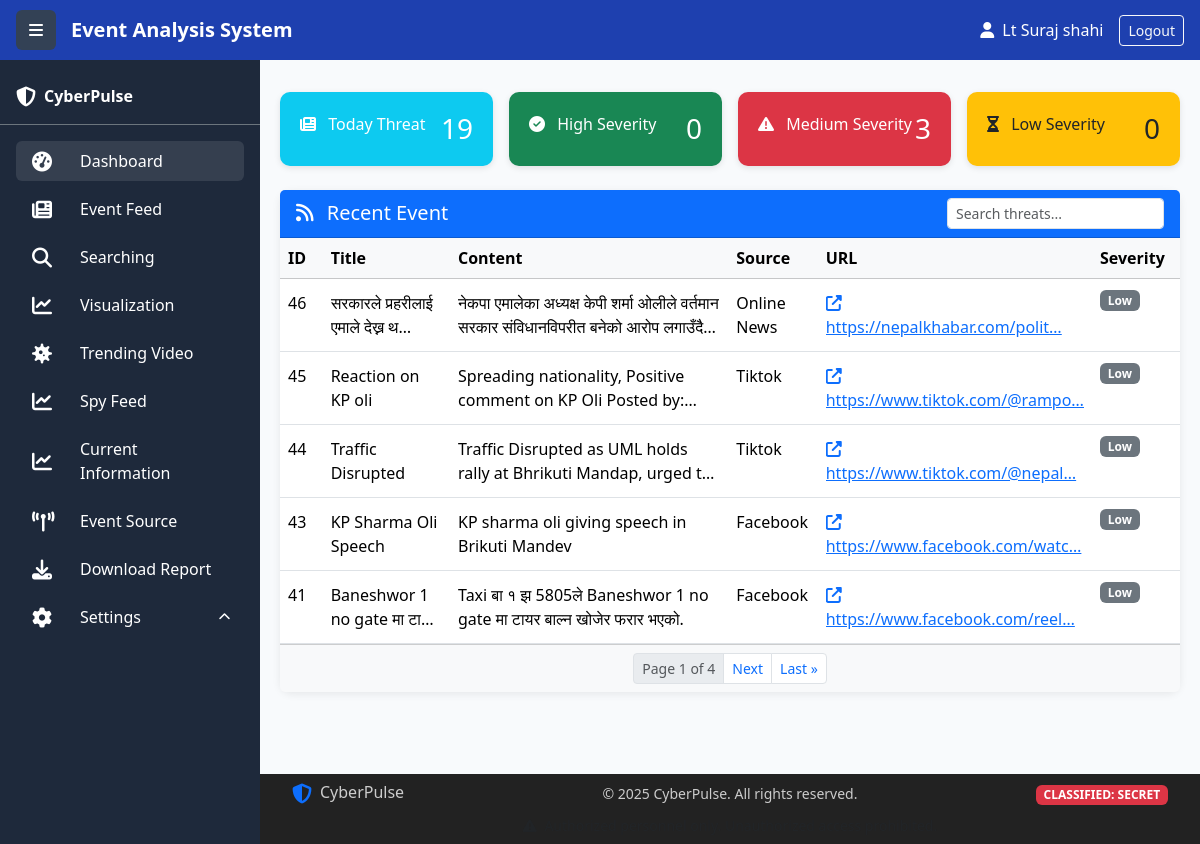
Page /dashboard/ on the earlier database version.
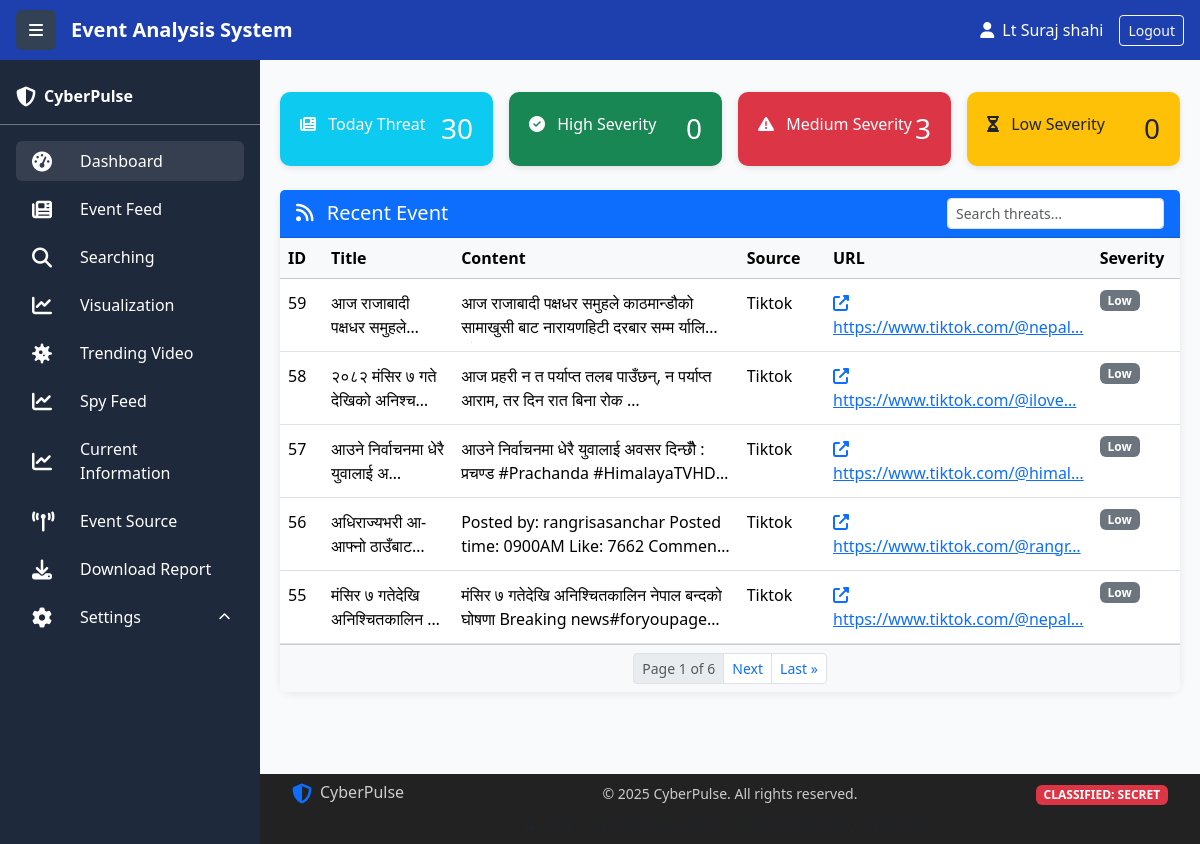
Same page on the later database version.
### collect/models.py (models this page shows, shortened)
class ThreatAlert(models.Model):
    CATEGORY_CHOICES = [
        ('Genz', 'Genz'),
        ('Chapagau', 'Chapagau'),
        ('UML', 'UML'),
        ('Bhrikuti Mandav', 'Bhrikuti Mandav'),
        ('Samakoshi', 'Samakoshi'),
        ('PM', 'PM'),
        ('People', 'People'),
        ('Protest', 'Protest'),
        ('Disinformation', 'Disinformation / Fake News'),
        ('Army', 'Army'),
        ('Police', 'Police'),
        ('APF', 'APF'),
        ('NationalCyberCrime', 'National CyberCrime'),
        ('InternationalCyberCrime', 'International CyberCrime'),
        ('ElectionManipulation', 'Election Manipulation'),
        ('SocialEngineering', 'Social Engineering'),
        ('DataLeak', 'Data Leak'),
        ('Scam', 'Financial Scam'),
        ('Impersonation', 'Impersonation'),
        ('Malware', 'Malware / Infected Links'),
        ('Other', 'Other'),
    ]
    SEVERITY_CHOICES = [
        ('low', 'Low'),
        ('medium', 'Medium'),
        ('high', 'High'),
         ('critical', 'Critical'),
    ]
    title = models.CharField(max_length=300)
    image = models.ImageField(upload_to='threat_alerts/', blank=True, null=True)
    video = models.FileField(upload_to='threat_alerts/videos/', blank=True, null=True,
                           help_text="Upload video files")
    content = models.TextField()
    category = models.CharField(
        max_length=50,
        choices=CATEGORY_CHOICES,
        default='Other'
    )
    source = models.CharField(max_length=50, default='unknown')
    url = models.URLField(unique=True)
    severity = models.CharField(
        max_length=10,
        choices=SEVERITY_CHOICES,
        default='low'
    )
    timestamp = models.DateTimeField(auto_now_add=True)

### collect/views.py (the view)
# urls.py: path('dashboard/', views.dashboard, name='dashboard'),
def dashboard(request):
    user = request.user
    role_map = {2: 'Admin', 1: 'Analyst', 0: 'Viewer'}
    role_display = role_map.get(getattr(user, 'role', 0), 'Unknown')
    query = request.GET.get('q', '').strip()
    threats = ThreatAlert.objects.all().order_by('-timestamp')  # 🔸 Usually newest first
    if query:
        threats = threats.filter(
            Q(title__icontains=query) |
            Q(content__icontains=query) |
            Q(source__icontains=query)
        )
    total_threats = threats.count()
    high_severity = threats.filter(severity='high').count()
    medium_severity = threats.filter(severity='medium').count()
    low_severity = threats.filter(severity='low').count()
    paginator = Paginator(threats, 5)
    page_number = request.GET.get('page')
    threats_page = paginator.get_page(page_number)
    return render(request, 'dashboard.html', {
        'threats': threats_page,
        'total_threats': total_threats,
        'high_severity': high_severity,
        'medium_severity': medium_severity,
        'low_severity': low_severity,
        'role_display': role_display,
    })

### templates/dashboard.html (shortened to what the changed rows need)
{% extends "base.html" %}
{% block content %}
<div class="row g-3 mb-4">
  <div class="col-lg-3 col-md-6">
    <div class="info-box bg-info">
      <div class="d-flex justify-content-between align-items-start">
        <div><i class="fas fa-newspaper me-2"></i> Today Threat</div>
        <h3 class="mb-0">{{ total_threats }}</h3>
      </div>
    </div>
  </div>
</div>
<div class="card border-0">
  <div class="card-body p-0">
    <div class="table-responsive">
      <table class="table table-hover mb-0" id="threatTable">
        <thead class="table-light">
          <tr>
            <th style="width: 5%;">ID</th>
            <th style="width: 15%;">Title</th>
            <th style="width: 35%;">Content</th>
            <th style="width: 10%;">Source</th>
            <th style="width: 25%;">URL</th>
            <th style="width: 10%;">Severity</th>
          </tr>
        </thead>
        <tbody>
          {% for threat in threats %}
          <tr>
            <td>
              <div class="expandable-cell"
                   data-full="{{ threat.id }}"
                   data-truncated="{{ threat.id }}">
                {{ threat.id }}
              </div>
            </td>
            <td>
              <div class="expandable-cell"
                   data-full="{{ threat.title }}"
                   data-truncated="{{ threat.title|truncatechars:30 }}">
                {{ threat.title|truncatechars:30 }}
              </div>
            </td>
            <td>
              <div class="expandable-cell"
                   data-full="{{ threat.content }}"
                   data-truncated="{{ threat.content|truncatewords:15 }}">
                {{ threat.content|truncatewords:15 }}
              </div>
            </td>
            <td>
              <div class="expandable-cell"
                   data-full="{{ threat.source }}"
                   data-truncated="{{ threat.source|truncatechars:20 }}">
                {{ threat.source|truncatechars:20 }}
              </div>
            </td>
            <td>
              {% if threat.url %}
                <a href="{{ threat.url }}" target="_blank" rel="noopener noreferrer" class="text-primary">
                  <div class="expandable-cell"
                       data-full="{{ threat.url }}"
                       data-truncated="{{ threat.url|truncatechars:30 }}">
                    <i class="fas fa-external-link-alt me-1"></i>
                    {{ threat.url|truncatechars:30 }}
                  </div>
                </a>
              {% else %}
                <span class="text-muted">—</span>
              {% endif %}
            </td>
            <td>
              {% if threat.severity == 'high' %}
                <span class="badge bg-danger">High</span>
              {% elif threat.severity == 'medium' %}
                <span class="badge bg-warning text-dark">Medium</span>
              {% else %}
                <span class="badge bg-secondary">Low</span>
              {% endif %}
            </td>
          </tr>
          {% empty %}
          <tr>
            <td colspan="6" class="text-center py-3">No threats found.</td>
          </tr>
          {% endfor %}
        </tbody>
      </table>
    </div>
    {% if threats.has_other_pages %}
      <div class="card-footer bg-light d-flex justify-content-center">
        <nav aria-label="Threat pagination">
          <ul class="pagination pagination-sm mb-0">
            <li class="page-item disabled">
              <span class="page-link">Page {{ threats.number }} of {{ threats.paginator.num_pages }}</span>
            </li>
            {% if threats.has_next %}
              <li class="page-item">
                <a class="page-link" href="?page={{ threats.next_page_number }}{% if request.GET.q %}&q={{ request.GET.q }}{% endif %}">Next</a>
              </li>
              <li class="page-item">
                <a class="page-link" href="?page={{ threats.paginator.num_pages }}{% if request.GET.q %}&q={{ request.GET.q }}{% endif %}">Last &raquo;</a>
              </li>
            {% endif %}
          </ul>
        </nav>
      </div>
    {% endif %}
  </div>
</div>
{% endblock %}

Differences in the rows shown:
no longer on this page (row unchanged): ThreatAlert: id "46", title "सरकारले प्रहरीलाई एमाले देख्न थ…", content "नेकपा एमालेका अध्यक्ष केपी शर्मा ओलीले वर्तमान सरकार संविधानविपरीत बनेको आरोप…", source "Online News", url "https://nepalkhabar.com/polit…", severity "Low"
no longer on this page (row unchanged): ThreatAlert: id "45", title "Reaction on KP oli", content "Spreading nationality, Positive comment on KP Oli Posted…", source "Tiktok", url "https://www.tiktok.com/@rampo…", severity "Low"
no longer on this page (row unchanged): ThreatAlert: id "44", title "Traffic Disrupted", content "Traffic Disrupted as UML holds rally at Bhrikuti Mandap, urged…", source "Tiktok", url "https://www.tiktok.com/@nepal…", severity "Low"
no longer on this page (row unchanged): ThreatAlert: id "43", title "KP Sharma Oli Speech", content "KP sharma oli giving speech in Brikuti Mandev", source "Facebook", url "https://www.facebook.com/watc…", severity "Low"
no longer on this page (row unchanged): ThreatAlert: id "41", title "Baneshwor 1 no gate मा…", content "Taxi बा १ झ 5805ले Baneshwor 1 no gate मा टायर बाल्न खोजेर फरार भएको.", source "Facebook", url "https://www.facebook.com/reel…", severity "Low"
added ThreatAlert: id "59", title "आज राजाबादी पक्षधर…", content "आज राजाबादी पक्षधर समुहले काठमान्डौको‌ सामाखुसी बाट नारायणहिटी दरबार सम्म…", source "Tiktok", url "https://www.tiktok.com/@nepal…", severity "Low"
added ThreatAlert: id "58", title "२०८२ मंसिर ७ गते देखिको अनिश्च…", content "आज प्रहरी न त पर्याप्त तलब पाउँछन्, न पर्याप्त आराम, तर दिन रात बिना रोक …", source "Tiktok", url "https://www.tiktok.com/@ilove…", severity "Low"
added ThreatAlert: id "57", title "आउने निर्वाचनमा धेरै युवालाई अ…", content "आउने निर्वाचनमा धेरै युवालाई अवसर दिन्छौँ : प्रचण्ड #Prachanda…", source "Tiktok", url "https://www.tiktok.com/@himal…", severity "Low"
added ThreatAlert: id "56", title "अधिराज्यभरी आ-आफ्नो…", content "Posted by: rangrisasanchar Posted time: 0900AM Like: 7662…", source "Tiktok", url "https://www.tiktok.com/@rangr…", severity "Low"
added ThreatAlert: id "55", title "मंसिर ७ गतेदेखि अनिश्चितकालिन …", content "मंसिर ७ गतेदेखि अनिश्चितकालिन नेपाल बन्दको घोषणा Breaking…", source "Tiktok", url "https://www.tiktok.com/@nepal…", severity "Low"
Other differences:
{{ total_threats }}: "19" → "30"
{{ threats.paginator.num_pages }}: "4" → "6"
